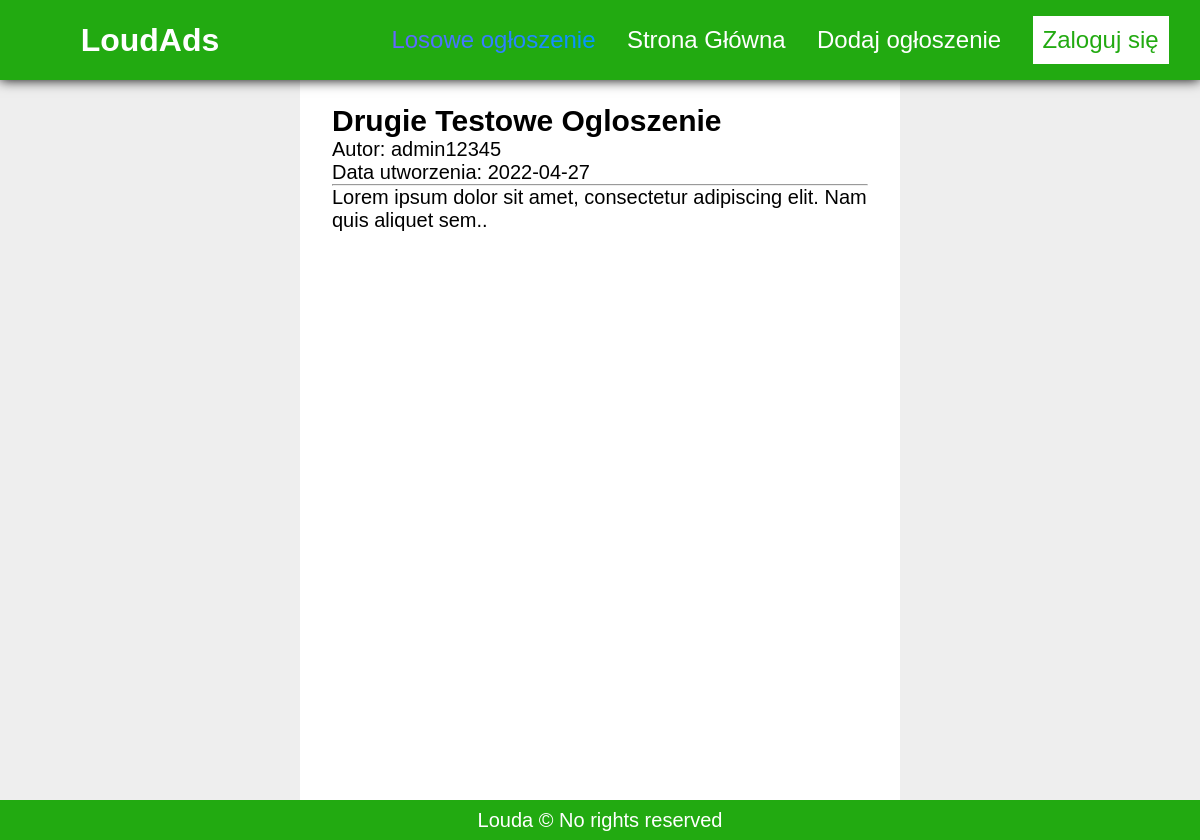
The page /strona/ogloszenie?id=2 on the database as committed earlier.
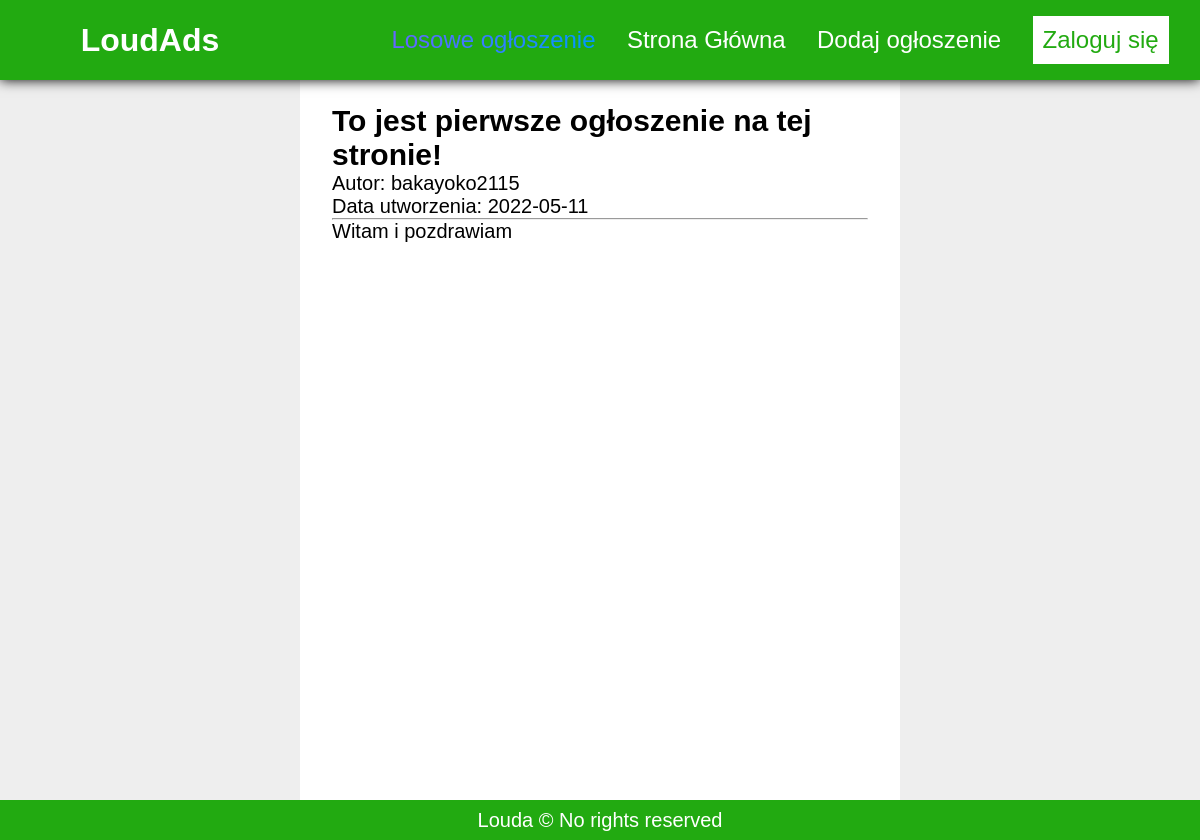
The same page on the database as committed later.
### tables this page shows
CREATE TABLE `ogloszenia` (
  `id` int(11) NOT NULL,
  `tytul` varchar(50) DEFAULT NULL,
  `tresc` varchar(1024) DEFAULT NULL,
  `data_dodania` date DEFAULT current_timestamp(),
  `id_autora` int(11) DEFAULT NULL
);

CREATE TABLE `susers` (
  `id` int(11) NOT NULL,
  `username` varchar(32) NOT NULL,
  `pass` varchar(32) NOT NULL,
  `token` int(11) NOT NULL,
  `data_utworzenia` date NOT NULL DEFAULT current_timestamp()
);

### strona/ogloszenie/index.php (called while the page is built)
<?php
    include('../template/index.php');
?>

### strona/ogloszenie/content.php (the view, shortened to what this page needs)
<article>
<?php
    @$id = $_GET['id'];
    @$conn = new mysqli('localhost', 'root', '', 'ogloszeniowy');
    $sql = "select * from ogloszenia join susers on ogloszenia.id_autora = susers.id where ogloszenia.id='$id';";
    $result = $conn->query($sql);
    $card = $result->fetch_assoc();
    echo(
    '<h2>'.$card['tytul'].'</h2>
    <p>Autor: '.$card['username'].'<br>Data utworzenia: '.$card['data_dodania']
    .
    "</p><hr><p>"
    .
    $card['tresc']
    .
    "</p>"
    );
?>
</article>

Rows that differ between the two databases and show on the page:
changed ogloszenia: tytul "Drugie Testowe Ogloszenie" → "To jest pierwsze ogłoszenie na tej stronie!"; id_autora.username "admin12345" → "bakayoko2115"; data_dodania "2022-04-27" → "2022-05-11"; tresc "Lorem ipsum dolor sit amet, consectetur adipiscing elit. Nam quis aliquet sem.." → "Witam i pozdrawiam"
